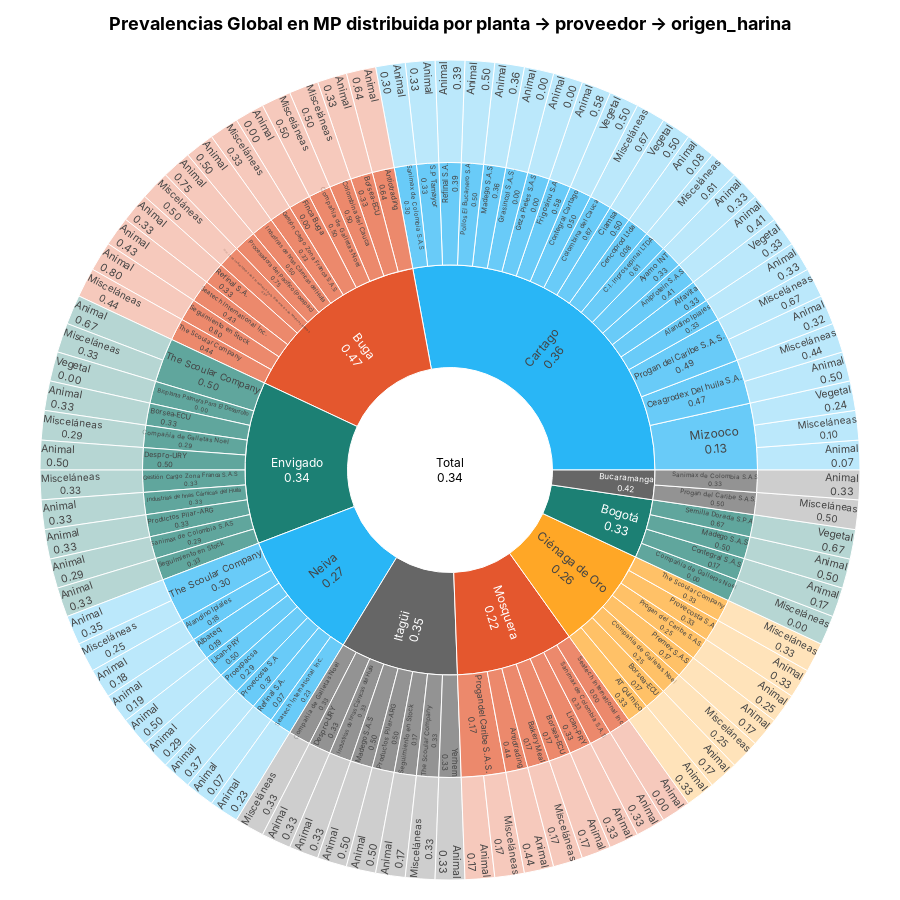

Notebook code cell kept with this figure:
### Code cell
levels = ["planta", "proveedor", "origen_harina"]
mp_planta_prov_origen_micro = compute_(df=df_mp, cols=levels)
title_level = ' → '.join(levels)
f = plot_sunburst(
    
     df=mp_planta_prov_origen_micro,
     path_cols=levels,
     metric_col="prev",
     title=f"<b>Prevalencias Global en MP distribuida por {title_level}</b>",
     width=900, height=900,
)
f.show()
s3.save_plotly_html(f, "sunburst_planta_prov_origen_micro.html")

### Figure 1 — Plotly figure (JSON) as saved in the notebook; plotly's stock layout.template omitted (floating-point values rounded to 4 significant figures; data arrays with more than 128 entries replaced by an {"elided": "..."} marker saying what was removed)
{"data": [{"branchvalues": "total", "customdata": {"elided": "175x1 float values"}, "hovertemplate": "<b>%{label}</b><br>prev (Prom): %{customdata[0]:.2f}<br>Valor: %{value:.2f}<br>% del Raíz: %{percentRoot:.1%}<br>% del Padre: %{percentParent:.1%}<extra></extra>", "ids": {"elided": "175 str values"}, "insidetextorientation": "radial", "labels": {"elided": "175 str values"}, "marker": {"colors": {"elided": "175 str values"}, "line": {"color": "#FFFFFF", "width": 1}}, "parents": {"elided": "175 str values"}, "texttemplate": "%{label}<br>%{customdata[0]:.2f}", "type": "sunburst", "values": {"elided": "175 int values"}}], "layout": {"font": {"color": "black", "family": "Inter, Arial, sans-serif", "size": 12}, "height": 900, "margin": {"b": 20, "l": 20, "r": 20, "t": 60}, "paper_bgcolor": "rgba(0,0,0,0)", "plot_bgcolor": "rgba(0,0,0,0)", "title": {"font": {"size": 18}, "text": "<b>Prevalencias Global en MP distribuida por planta → proveedor → origen_harina</b>", "x": 0.5}, "width": 900}}
